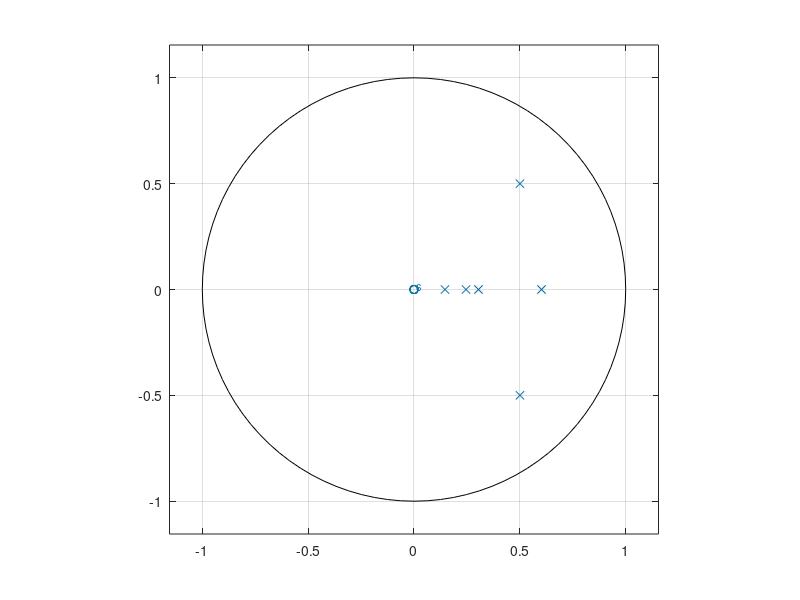
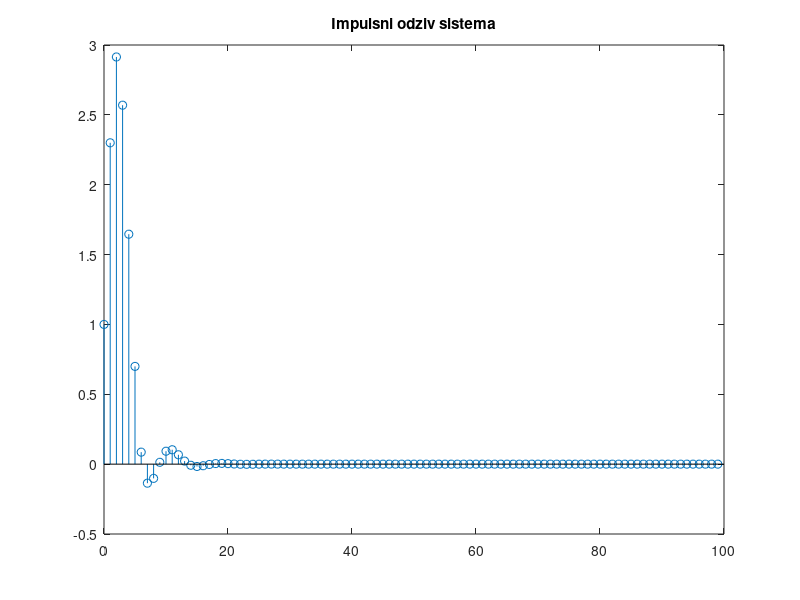

Here is the MATLAB script that generated these plots, in order:
%definisanje diskretnog sistema
%b = [0.08632 0.055706 0.14939 0.055706 0.08632];
%a = [1 -1.6992	2.1371 -1.3258	0.50014];
b = [1];
a = [1 -2.3 2.3756 -1.33 0.3989 -0.0589 0.0033];
nule = roots (b); 
polovi = roots (a);
disp ('Polovi funkcije prenosa su:');
disp (polovi);
% ovaj deo ispituje sa li se svi polovi nalaze unutar jedini?nog kruga
if abs (polovi) < 1
	disp ('Sistem je stabilan.');
else
	disp ('Sistem je nestabilan');
end
% ovaj deo crta raspored polova i nula u odnosu na jedini?ni krug
zplane (b, a);
%odredjivanje impulsnog odziva sistema
delta_impuls = [1 zeros(1, 99)];
g = filter (b, a, delta_impuls);
figure
stem (0: length(g)-1, g), title ('Impulsni odziv sistema');
